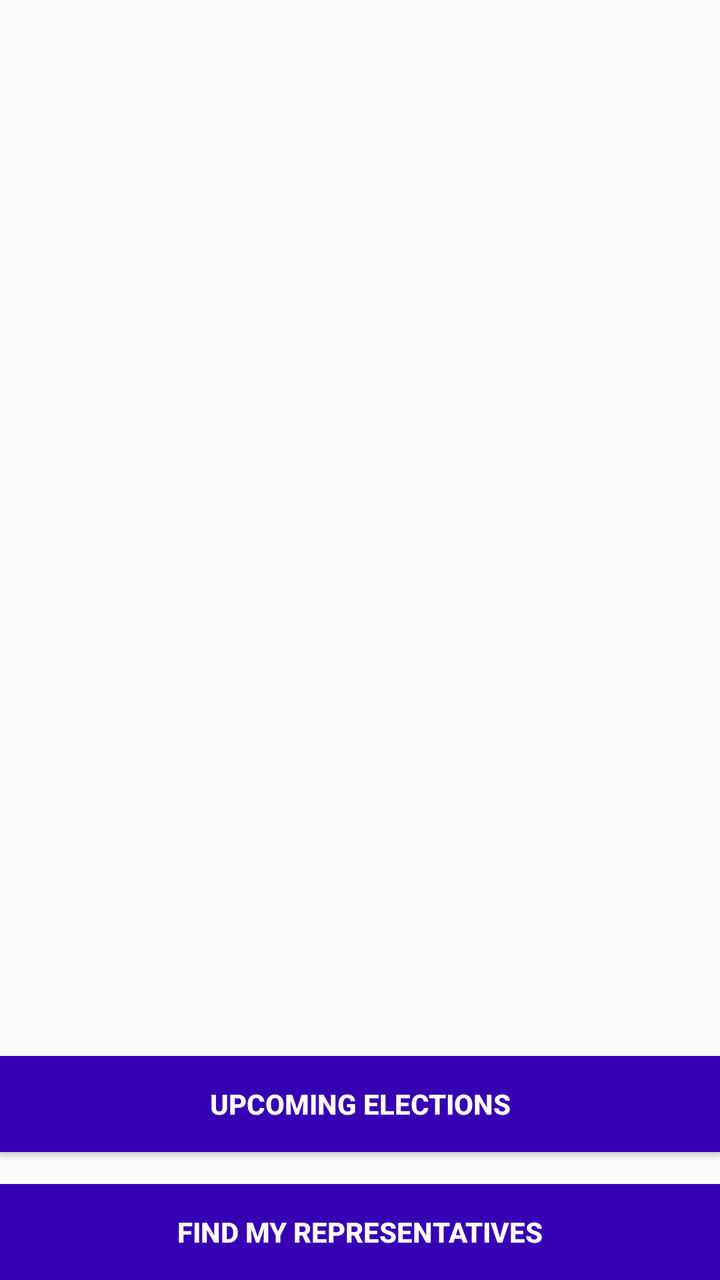
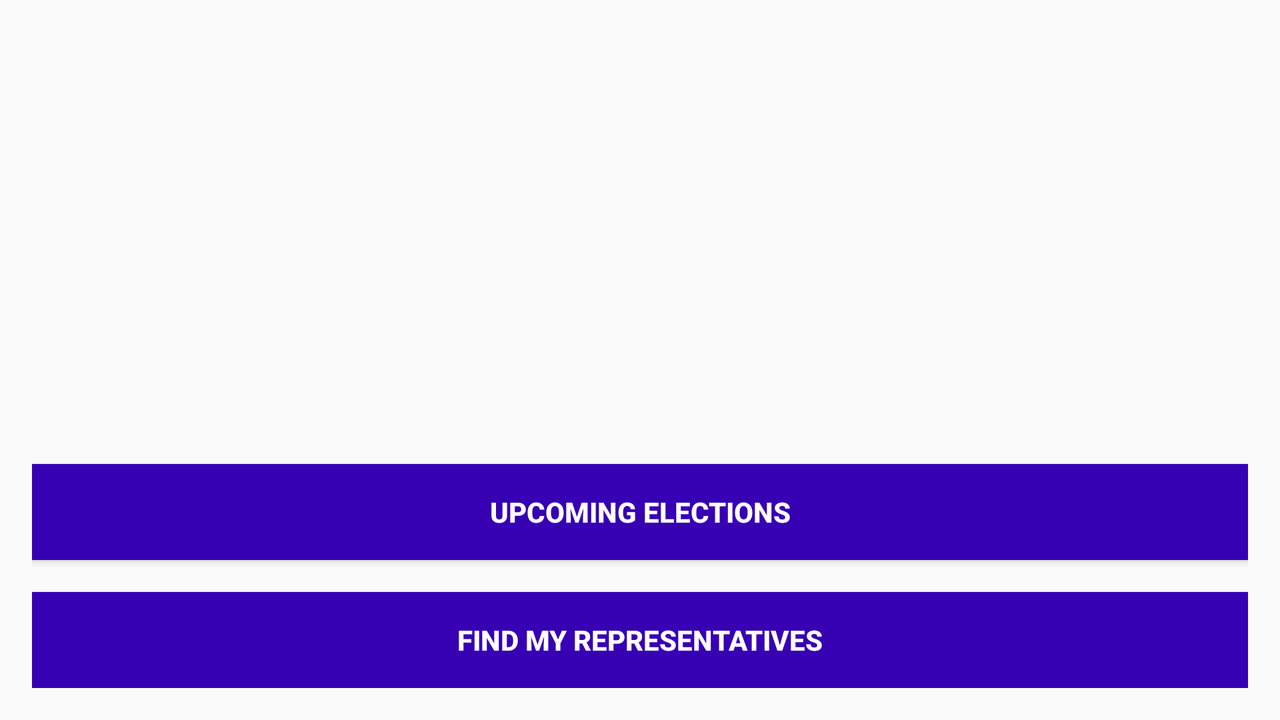

An Android layout and its configuration variant, each rendered on a device that would load it. The default file and the variant file are quoted in full after the pictures.
<!-- AndroidManifest.xml: application theme AppTheme -->
<!-- res/layout/fragment_launch.xml -->
<?xml version="1.0" encoding="utf-8"?>
<layout xmlns:android="http://schemas.android.com/apk/res/android"
    xmlns:app="http://schemas.android.com/apk/res-auto"
    xmlns:tools="http://schemas.android.com/tools">

    <androidx.constraintlayout.widget.ConstraintLayout
        android:layout_width="match_parent"
        android:layout_height="match_parent"
        tools:context="com.example.android.politicalpreparedness.MainActivity">

        
        <ImageView
            android:layout_width="0dp"
            android:layout_height="wrap_content"
            android:contentDescription="@string/app_logo_content_description"
            android:src="@drawable/ballot_logo"
            app:layout_constraintBottom_toBottomOf="parent"
            app:layout_constraintEnd_toEndOf="parent"
            app:layout_constraintStart_toStartOf="parent"
            app:layout_constraintTop_toTopOf="parent" />

        
        <Button
            android:id="@+id/upcomingElectionsButton"
            style="@style/DefaultButtonStyle"
            android:layout_width="0dp"
            android:layout_height="wrap_content"
            android:layout_marginBottom="@dimen/common_padding"
            android:contentDescription="@string/upcoming_elections_button_content_description"
            android:text="@string/upcoming_elections_button_text"
            app:layout_constraintBottom_toBottomOf="parent"
            app:layout_constraintBottom_toTopOf="@id/representativesButton"
            app:layout_constraintEnd_toEndOf="parent"
            app:layout_constraintStart_toStartOf="parent" />

        
        <Button
            android:id="@+id/representativesButton"
            style="@style/DefaultButtonStyle"
            android:layout_width="0dp"
            android:layout_height="wrap_content"
            android:contentDescription="@string/representatives_button_content_description"
            android:text="@string/representatives_button_text"
            app:layout_constraintBottom_toBottomOf="parent"
            app:layout_constraintEnd_toEndOf="parent"
            app:layout_constraintStart_toStartOf="parent" />
    </androidx.constraintlayout.widget.ConstraintLayout>
</layout>
<!-- resources referenced by this layout -->
<resources>
  <dimen name="common_padding">16dp</dimen>
  <string name="app_logo_content_description">App logo</string>
  <string name="representatives_button_content_description">Find my representatives button</string>
  <string name="representatives_button_text">Find my representatives</string>
  <string name="upcoming_elections_button_content_description">Upcoming elections button</string>
  <string name="upcoming_elections_button_text">Upcoming elections</string>
  <style name="DefaultButtonStyle">
          <item name="android:background">@color/colorPrimaryDark</item>
          <item name="android:textAllCaps">true</item>
          <item name="android:textColor">@color/white</item>
          <item name="android:textStyle">bold</item>
      </style>
  <style name="AppTheme" parent="Theme.AppCompat.Light.DarkActionBar">
          
          <item name="colorPrimary">@color/colorPrimary</item>
          <item name="colorPrimaryDark">@color/colorPrimaryDark</item>
          <item name="colorAccent">@color/colorAccent</item>
      </style>
</resources>
<!-- res/layout-land/fragment_launch.xml (the repository's variant of the layout above) -->
<!-- drawn on the phone turned sideways -->
<?xml version="1.0" encoding="utf-8"?>
<layout xmlns:android="http://schemas.android.com/apk/res/android"
    xmlns:app="http://schemas.android.com/apk/res-auto"
    xmlns:tools="http://schemas.android.com/tools">

    <androidx.constraintlayout.widget.ConstraintLayout
        android:layout_width="match_parent"
        android:layout_height="match_parent"
        android:padding="@dimen/common_padding"
        tools:context="com.example.android.politicalpreparedness.MainActivity">

        
        <ImageView
            android:layout_width="0dp"
            android:layout_height="0dp"
            android:layout_marginBottom="@dimen/common_padding"
            android:contentDescription="@string/app_logo_content_description"
            android:src="@drawable/ballot_logo"
            app:layout_constraintBottom_toTopOf="@id/upcomingElectionsButton"
            app:layout_constraintEnd_toEndOf="parent"
            app:layout_constraintStart_toStartOf="parent"
            app:layout_constraintTop_toTopOf="parent" />

        
        <Button
            android:id="@+id/upcomingElectionsButton"
            style="@style/DefaultButtonStyle"
            android:layout_width="0dp"
            android:layout_height="wrap_content"
            android:layout_marginBottom="@dimen/common_padding"
            android:contentDescription="@string/upcoming_elections_button_content_description"
            android:text="@string/upcoming_elections_button_text"
            app:layout_constraintBottom_toBottomOf="parent"
            app:layout_constraintBottom_toTopOf="@id/representativesButton"
            app:layout_constraintEnd_toEndOf="parent"
            app:layout_constraintStart_toStartOf="parent" />

        
        <Button
            android:id="@+id/representativesButton"
            style="@style/DefaultButtonStyle"
            android:layout_width="0dp"
            android:layout_height="wrap_content"
            android:contentDescription="@string/representatives_button_content_description"
            android:text="@string/representatives_button_text"
            app:layout_constraintBottom_toBottomOf="parent"
            app:layout_constraintEnd_toEndOf="parent"
            app:layout_constraintStart_toStartOf="parent" />
    </androidx.constraintlayout.widget.ConstraintLayout>
</layout>
